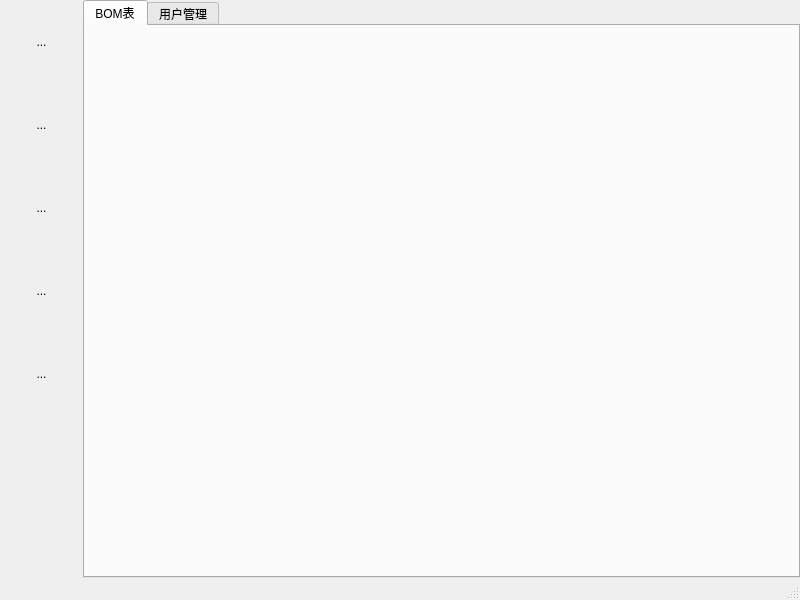
<?xml version="1.0" encoding="UTF-8"?>
<ui version="4.0">
 <class>MainWindow</class>
 <widget class="QMainWindow" name="MainWindow">
  <property name="geometry">
   <rect>
    <x>0</x>
    <y>0</y>
    <width>800</width>
    <height>600</height>
   </rect>
  </property>
  <property name="windowTitle">
   <string>MainWindow</string>
  </property>
  <widget class="QWidget" name="centralwidget">
   <layout class="QGridLayout" name="gridLayout_2">
    <property name="leftMargin">
     <number>0</number>
    </property>
    <property name="topMargin">
     <number>0</number>
    </property>
    <property name="rightMargin">
     <number>0</number>
    </property>
    <property name="bottomMargin">
     <number>0</number>
    </property>
    <property name="spacing">
     <number>0</number>
    </property>
    <item row="0" column="1">
     <widget class="QStackedWidget" name="stack">
      <property name="currentIndex">
       <number>4</number>
      </property>
      <widget class="QWidget" name="cg_page">
       <layout class="QHBoxLayout" name="horizontalLayout">
        <item>
         <widget class="QRadioButton" name="radioButton_3">
          <property name="text">
           <string>RadioButton</string>
          </property>
         </widget>
        </item>
        <item>
         <widget class="QRadioButton" name="radioButton_2">
          <property name="text">
           <string>RadioButton</string>
          </property>
         </widget>
        </item>
        <item>
         <widget class="QRadioButton" name="radioButton">
          <property name="text">
           <string>RadioButton</string>
          </property>
         </widget>
        </item>
       </layout>
      </widget>
      <widget class="QWidget" name="jh_page">
       <layout class="QVBoxLayout" name="verticalLayout_2">
        <property name="leftMargin">
         <number>0</number>
        </property>
        <property name="topMargin">
         <number>0</number>
        </property>
        <property name="rightMargin">
         <number>0</number>
        </property>
        <property name="bottomMargin">
         <number>0</number>
        </property>
        <item>
         <widget class="QPushButton" name="pushButton_2">
          <property name="text">
           <string>PushButton</string>
          </property>
         </widget>
        </item>
        <item>
         <widget class="QPushButton" name="pushButton">
          <property name="text">
           <string>PushButton</string>
          </property>
         </widget>
        </item>
       </layout>
      </widget>
      <widget class="QWidget" name="kc_page">
       <layout class="QHBoxLayout" name="horizontalLayout_2">
        <item>
         <widget class="QToolButton" name="toolButton">
          <property name="text">
           <string>...</string>
          </property>
         </widget>
        </item>
        <item>
         <widget class="QToolButton" name="toolButton_2">
          <property name="text">
           <string>...</string>
          </property>
         </widget>
        </item>
       </layout>
      </widget>
      <widget class="QWidget" name="xs_page">
       <layout class="QVBoxLayout" name="verticalLayout">
        <item>
         <widget class="QCommandLinkButton" name="commandLinkButton">
          <property name="text">
           <string>CommandLinkButton</string>
          </property>
         </widget>
        </item>
        <item>
         <widget class="QCheckBox" name="checkBox">
          <property name="text">
           <string>CheckBox</string>
          </property>
         </widget>
        </item>
       </layout>
      </widget>
      <widget class="QWidget" name="xt_page">
       <layout class="QHBoxLayout" name="horizontalLayout_3">
        <property name="spacing">
         <number>0</number>
        </property>
        <property name="leftMargin">
         <number>0</number>
        </property>
        <property name="topMargin">
         <number>0</number>
        </property>
        <property name="rightMargin">
         <number>0</number>
        </property>
        <property name="bottomMargin">
         <number>0</number>
        </property>
        <item>
         <widget class="QTabWidget" name="tab">
          <property name="tabPosition">
           <enum>QTabWidget::North</enum>
          </property>
          <property name="currentIndex">
           <number>0</number>
          </property>
          <property name="tabsClosable">
           <bool>false</bool>
          </property>
          <property name="tabBarAutoHide">
           <bool>false</bool>
          </property>
          <widget class="QWidget" name="bomTab">
           <attribute name="title">
            <string>BOM表</string>
           </attribute>
           <layout class="QHBoxLayout" name="horizontalLayout_5">
            <property name="spacing">
             <number>0</number>
            </property>
            <property name="leftMargin">
             <number>0</number>
            </property>
            <property name="topMargin">
             <number>0</number>
            </property>
            <property name="rightMargin">
             <number>0</number>
            </property>
            <property name="bottomMargin">
             <number>0</number>
            </property>
            <item>
             <layout class="QHBoxLayout" name="bomLayout"/>
            </item>
           </layout>
          </widget>
          <widget class="QWidget" name="adminTab">
           <attribute name="title">
            <string>用户管理</string>
           </attribute>
           <layout class="QHBoxLayout" name="horizontalLayout_4">
            <property name="spacing">
             <number>0</number>
            </property>
            <property name="leftMargin">
             <number>0</number>
            </property>
            <property name="topMargin">
             <number>0</number>
            </property>
            <property name="rightMargin">
             <number>0</number>
            </property>
            <property name="bottomMargin">
             <number>0</number>
            </property>
            <item>
             <layout class="QHBoxLayout" name="adminLayout"/>
            </item>
           </layout>
          </widget>
         </widget>
        </item>
       </layout>
      </widget>
     </widget>
    </item>
    <item row="0" column="0">
     <widget class="QWidget" name="gridWidget" native="true">
      <property name="styleSheet">
       <string notr="true">QToolButton{
		border: none;
         margin:0px;
		min-width: 80px;                            /* 控件最小宽度 */
    		min-height: 80px;
}</string>
      </property>
      <layout class="QGridLayout" name="gridLayout">
       <property name="leftMargin">
        <number>0</number>
       </property>
       <property name="topMargin">
        <number>0</number>
       </property>
       <property name="rightMargin">
        <number>0</number>
       </property>
       <property name="bottomMargin">
        <number>0</number>
       </property>
       <property name="spacing">
        <number>0</number>
       </property>
       <item row="3" column="0">
        <widget class="QToolButton" name="xs">
         <property name="text">
          <string>...</string>
         </property>
         <property name="checkable">
          <bool>true</bool>
         </property>
         <property name="autoExclusive">
          <bool>false</bool>
         </property>
        </widget>
       </item>
       <item row="1" column="0">
        <widget class="QToolButton" name="jh">
         <property name="text">
          <string>...</string>
         </property>
         <property name="checkable">
          <bool>true</bool>
         </property>
         <property name="autoExclusive">
          <bool>false</bool>
         </property>
        </widget>
       </item>
       <item row="0" column="0">
        <widget class="QToolButton" name="cg">
         <property name="text">
          <string>...</string>
         </property>
         <property name="checkable">
          <bool>true</bool>
         </property>
         <property name="autoExclusive">
          <bool>false</bool>
         </property>
        </widget>
       </item>
       <item row="2" column="0">
        <widget class="QToolButton" name="kc">
         <property name="text">
          <string>...</string>
         </property>
         <property name="checkable">
          <bool>true</bool>
         </property>
         <property name="autoExclusive">
          <bool>false</bool>
         </property>
        </widget>
       </item>
       <item row="5" column="0">
        <spacer name="verticalSpacer">
         <property name="orientation">
          <enum>Qt::Vertical</enum>
         </property>
         <property name="sizeHint" stdset="0">
          <size>
           <width>20</width>
           <height>40</height>
          </size>
         </property>
        </spacer>
       </item>
       <item row="4" column="0">
        <widget class="QToolButton" name="xt">
         <property name="text">
          <string>...</string>
         </property>
         <property name="checkable">
          <bool>true</bool>
         </property>
         <property name="autoExclusive">
          <bool>false</bool>
         </property>
        </widget>
       </item>
      </layout>
     </widget>
    </item>
   </layout>
  </widget>
  <widget class="QMenuBar" name="menubar">
   <property name="geometry">
    <rect>
     <x>0</x>
     <y>0</y>
     <width>800</width>
     <height>22</height>
    </rect>
   </property>
  </widget>
  <widget class="QStatusBar" name="statusbar"/>
 </widget>
 <resources/>
 <connections/>
</ui>
